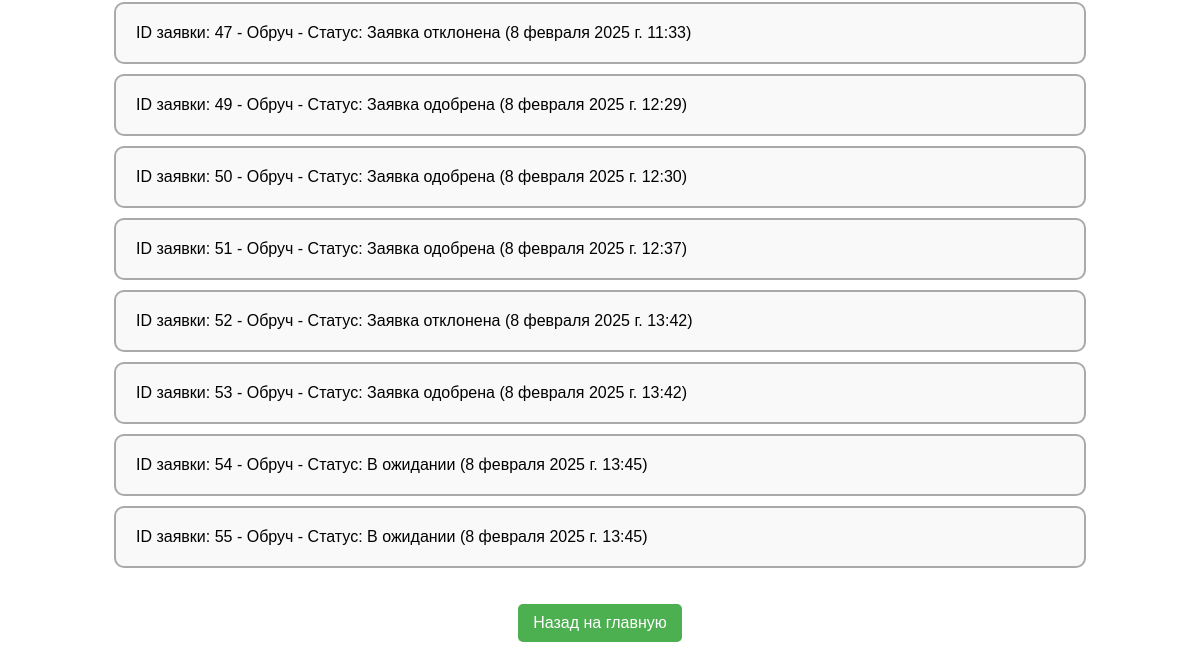
Page /inventory/track_requests/ (signed in, lower part) on the earlier database version.
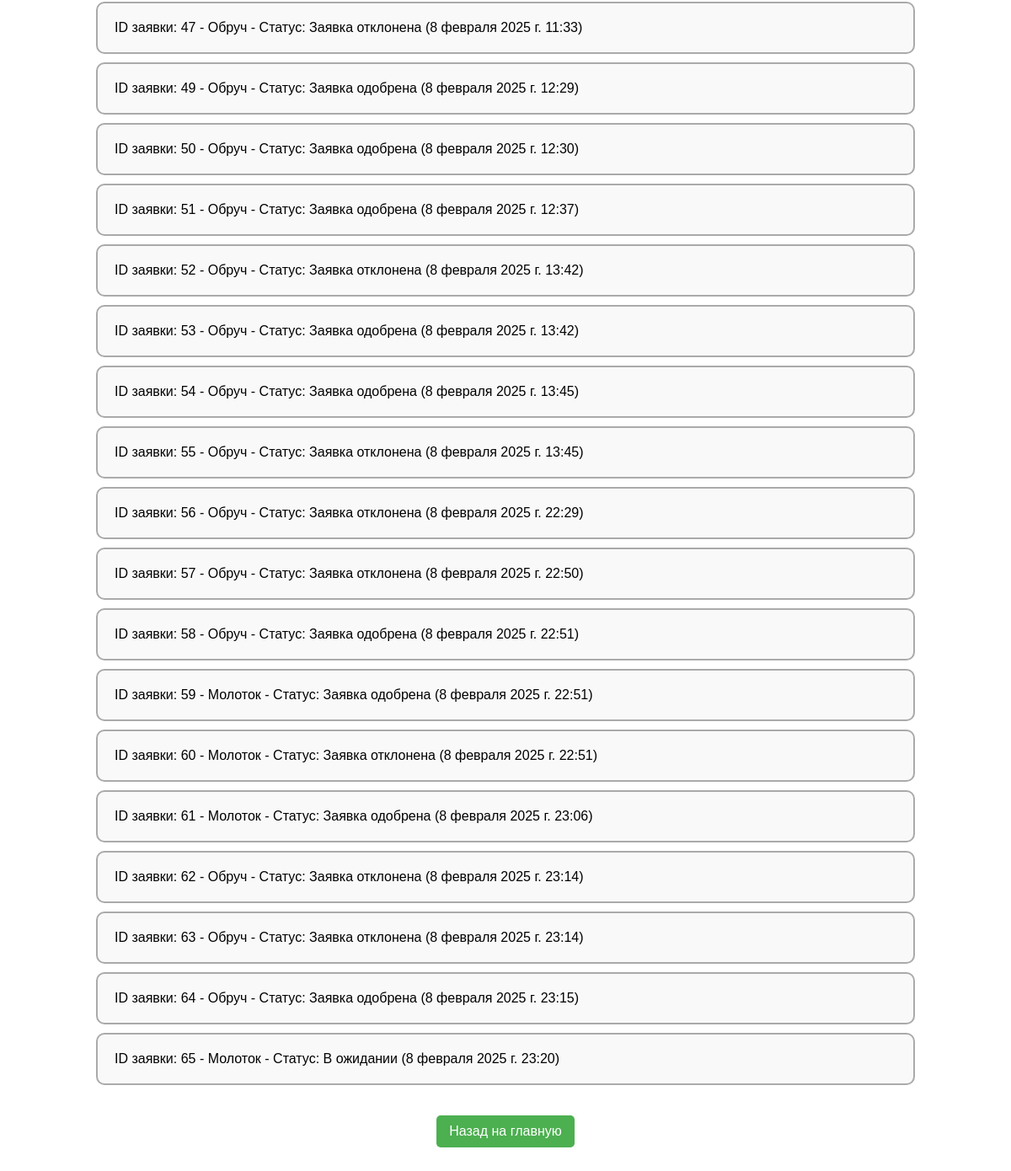
Same page on the later database version.
### invpage/models.py (models this page shows, shortened)
class InventoryRequest(models.Model):
    user = models.ForeignKey(settings.AUTH_USER_MODEL, on_delete=models.CASCADE, verbose_name=_("Пользователь"))
    item = models.ForeignKey(InventoryItem, on_delete=models.CASCADE, verbose_name=_("Предмет"))
    status = models.CharField(max_length=50, default='В ожидании', verbose_name=_("Статус"))
    created_at = models.DateTimeField(auto_now_add=True, verbose_name=_("Дата создания"))
    request_id = models.AutoField(primary_key=True)
    quantity = models.PositiveIntegerField(default=0, verbose_name=_("Количество"))
    class Meta:
        verbose_name = _("запрос на инвентарь")
        verbose_name_plural = _("Запросы на инвентарь")

class InventoryItem(models.Model):
    name = models.CharField(max_length=255, verbose_name=_("Название"))
    description = models.TextField(verbose_name=_("Описание"))
    status = models.CharField(max_length=50, default='Исправен', verbose_name=_("Статус"))
    item_id = models.AutoField(primary_key=True)
    quantity = models.PositiveIntegerField(default=0, verbose_name=_("Количество"))
    class Meta:
        verbose_name = _("предмет инвентаря")
        verbose_name_plural = _("Предметы инвентаря")

### invpage/views.py (the view)
# urls.py: path('track_requests/', track_requests, name='track_requests'),
@login_required
def track_requests(request):
    requests = InventoryRequest.objects.filter(user=request.user)
    return render(request, 'invpage/track_requests.html', {'requests': requests})

### invpage/templates/invpage/track_requests.html (shortened to what this page needs)
{% load static %}
<!DOCTYPE html>
<html lang="en">
<head>
    <link rel="stylesheet" href="{% static 'invpage/css/inv.css' %}">
    <link rel="stylesheet" href="{% static 'invpage/css/track.css' %}">
</head>
<body>
<ul>
    {% for request in requests %}
        <li>ID заявки: {{ request.request_id }} - {{ request.item.name }} - Статус: {{ request.status }} ({{ request.created_at }})</li>
    {% empty %}
        <li>У вас нет заявок.</li>
    {% endfor %}
</ul>
<div class="button-container">
   <a href="{% url 'index' %}">Назад на главную</a>
</div>
</body>
</html>

Differences in the rows shown:
changed InventoryRequest id 54: status "В ожидании" → "Заявка одобрена"
changed InventoryRequest id 55: status "В ожидании" → "Заявка отклонена"
added InventoryRequest: request_id "56", item.name "Обруч", status "Заявка отклонена", created_at "8 февраля 2025 г. 22:29"
added InventoryRequest: request_id "57", item.name "Обруч", status "Заявка отклонена", created_at "8 февраля 2025 г. 22:50"
added InventoryRequest: request_id "58", item.name "Обруч", status "Заявка одобрена", created_at "8 февраля 2025 г. 22:51"
added InventoryRequest: request_id "59", item.name "Молоток", status "Заявка одобрена", created_at "8 февраля 2025 г. 22:51"
added InventoryRequest: request_id "60", item.name "Молоток", status "Заявка отклонена", created_at "8 февраля 2025 г. 22:51"
added InventoryRequest: request_id "61", item.name "Молоток", status "Заявка одобрена", created_at "8 февраля 2025 г. 23:06"
added InventoryRequest: request_id "62", item.name "Обруч", status "Заявка отклонена", created_at "8 февраля 2025 г. 23:14"
added InventoryRequest: request_id "63", item.name "Обруч", status "Заявка отклонена", created_at "8 февраля 2025 г. 23:14"
added InventoryRequest: request_id "64", item.name "Обруч", status "Заявка одобрена", created_at "8 февраля 2025 г. 23:15"
added InventoryRequest: request_id "65", item.name "Молоток", status "В ожидании", created_at "8 февраля 2025 г. 23:20"
